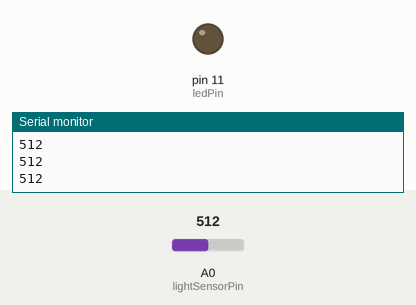
A sketch run on a simulated Arduino Uno, built with avr-gcc and run on an emulated ATmega328P. Parts: output pins drawn as LEDs (lit = HIGH), the last lines printed to the serial monitor. Inputs (shaded band) come from the test bench; at power-on: A0 (lightSensorPin) = 512.

Above: at 1.2 s.
1.3 s: A0 (lightSensorPin) set to 482
At 2.4 s:
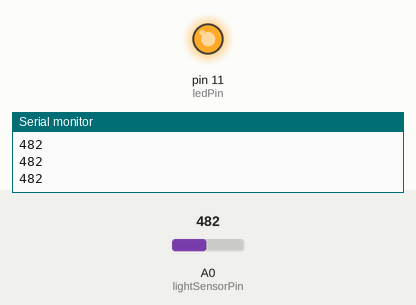
2.8 s: A0 (lightSensorPin) set to 510
At 3.7 s:
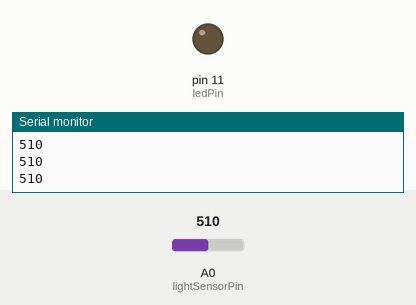
4.3 s: A0 (lightSensorPin) set to 490
At 5.0 s:
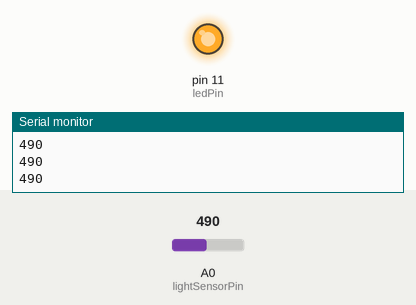
Timing chart, 0 to 7.3 s (numbered marks = the images above; inputs shaded):
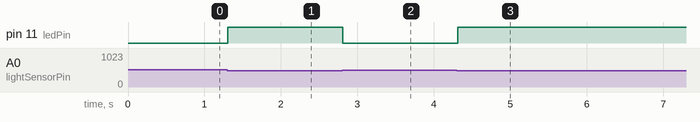

Measured:
- the behaviour switches between 500 and 499 on A0 (lightSensorPin) (found by bisection; images 0 and 1)
- after the input at 1.3 s, pin 11 (ledPin): LOW → HIGH at once
- after the input at 2.8 s, pin 11 (ledPin): HIGH → LOW at once
- after the input at 4.3 s, pin 11 (ledPin): LOW → HIGH at once

The sketch:

Project_14_Photoresistor.ino
```cpp
/*

Keye New RFID Starter Kit

Project 14

Photoresistor

Edit By Keyes

*/

const int lightSensorPin = A0; // Photoresistor connected to analog pin A0

const int ledPin = 11; // LED connected to digital pin 11

const int threshold = 500; // Light intensity threshold, it can be adjusted according to actual situation

void setup() {

pinMode(ledPin, OUTPUT); // Set the LED pin to output mode

Serial.begin(9600); // initialize serial port

}

void loop() {

int lightValue = analogRead(lightSensorPin); // Read the analog value of the photoresistor

Serial.println(lightValue); // print the light sensor value on the serial monitor

if (lightValue < threshold) {

digitalWrite(ledPin, HIGH); // If the light intensity is less than the threshold, the LED will light up

} else {

digitalWrite(ledPin, LOW); // If the light intensity is greater than the threshold, the LED will light off

}

delay(100); // delay 100ms

}
```
